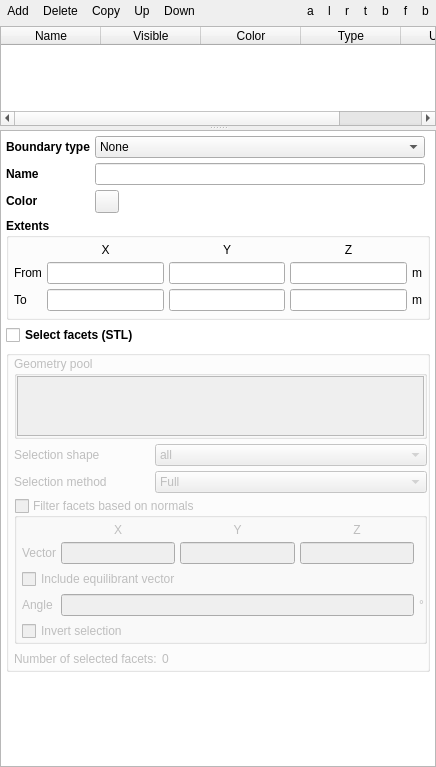
<?xml version="1.0" encoding="UTF-8"?>
<ui version="4.0">
 <class>regions</class>
 <widget class="QWidget" name="regions">
  <property name="geometry">
   <rect>
    <x>0</x>
    <y>0</y>
    <width>436</width>
    <height>767</height>
   </rect>
  </property>
  <layout class="QGridLayout" name="gridLayout_5">
   <property name="leftMargin">
    <number>0</number>
   </property>
   <property name="topMargin">
    <number>0</number>
   </property>
   <property name="rightMargin">
    <number>0</number>
   </property>
   <property name="bottomMargin">
    <number>0</number>
   </property>
   <property name="spacing">
    <number>5</number>
   </property>
   <item row="0" column="0">
    <widget class="QWidget" name="button_frame" native="true">
     <property name="sizePolicy">
      <sizepolicy hsizetype="Preferred" vsizetype="Fixed">
       <horstretch>0</horstretch>
       <verstretch>0</verstretch>
      </sizepolicy>
     </property>
     <layout class="QHBoxLayout" name="horizontalLayout_15">
      <property name="spacing">
       <number>0</number>
      </property>
      <property name="leftMargin">
       <number>0</number>
      </property>
      <property name="topMargin">
       <number>0</number>
      </property>
      <property name="rightMargin">
       <number>0</number>
      </property>
      <property name="bottomMargin">
       <number>0</number>
      </property>
      <item>
       <widget class="QToolButton" name="toolbutton_region_add">
        <property name="toolTip">
         <string>Define new region</string>
        </property>
        <property name="text">
         <string>Add</string>
        </property>
        <property name="autoRaise">
         <bool>true</bool>
        </property>
       </widget>
      </item>
      <item>
       <widget class="QToolButton" name="toolbutton_region_delete">
        <property name="toolTip">
         <string>Delete region definition</string>
        </property>
        <property name="text">
         <string>Delete</string>
        </property>
        <property name="autoRaise">
         <bool>true</bool>
        </property>
       </widget>
      </item>
      <item>
       <widget class="QToolButton" name="toolbutton_region_copy">
        <property name="toolTip">
         <string>Copy region definition</string>
        </property>
        <property name="text">
         <string>Copy</string>
        </property>
        <property name="autoRaise">
         <bool>true</bool>
        </property>
       </widget>
      </item>
      <item>
       <widget class="QToolButton" name="toolbutton_row_up">
        <property name="toolTip">
         <string>Move selected row up</string>
        </property>
        <property name="text">
         <string>Up</string>
        </property>
        <property name="autoRaise">
         <bool>true</bool>
        </property>
       </widget>
      </item>
      <item>
       <widget class="QToolButton" name="toolbutton_row_down">
        <property name="toolTip">
         <string>Move selected row down</string>
        </property>
        <property name="text">
         <string>Down</string>
        </property>
        <property name="autoRaise">
         <bool>true</bool>
        </property>
       </widget>
      </item>
      <item>
       <spacer name="horizontalSpacer_5">
        <property name="orientation">
         <enum>Qt::Horizontal</enum>
        </property>
        <property name="sizeHint" stdset="0">
         <size>
          <width>342</width>
          <height>20</height>
         </size>
        </property>
       </spacer>
      </item>
      <item>
       <widget class="QToolButton" name="toolbutton_region_a">
        <property name="text">
         <string>a</string>
        </property>
        <property name="autoRaise">
         <bool>true</bool>
        </property>
       </widget>
      </item>
      <item>
       <widget class="QToolButton" name="toolbutton_region_l">
        <property name="text">
         <string>l</string>
        </property>
        <property name="autoRaise">
         <bool>true</bool>
        </property>
       </widget>
      </item>
      <item>
       <widget class="QToolButton" name="toolbutton_region_r">
        <property name="text">
         <string>r</string>
        </property>
        <property name="autoRaise">
         <bool>true</bool>
        </property>
       </widget>
      </item>
      <item>
       <widget class="QToolButton" name="toolbutton_region_t">
        <property name="text">
         <string>t</string>
        </property>
        <property name="autoRaise">
         <bool>true</bool>
        </property>
       </widget>
      </item>
      <item>
       <widget class="QToolButton" name="toolbutton_region_b">
        <property name="text">
         <string>b</string>
        </property>
        <property name="autoRaise">
         <bool>true</bool>
        </property>
       </widget>
      </item>
      <item>
       <widget class="QToolButton" name="toolbutton_region_f">
        <property name="text">
         <string>f</string>
        </property>
        <property name="autoRaise">
         <bool>true</bool>
        </property>
       </widget>
      </item>
      <item>
       <widget class="QToolButton" name="toolbutton_region_back">
        <property name="text">
         <string>b</string>
        </property>
        <property name="autoRaise">
         <bool>true</bool>
        </property>
       </widget>
      </item>
     </layout>
    </widget>
   </item>
   <item row="1" column="0">
    <widget class="QSplitter" name="splitter">
     <property name="orientation">
      <enum>Qt::Vertical</enum>
     </property>
     <widget class="QWidget" name="top_frame" native="true">
      <property name="maximumSize">
       <size>
        <width>16777215</width>
        <height>100</height>
       </size>
      </property>
      <layout class="QGridLayout" name="gridLayout_3">
       <property name="leftMargin">
        <number>0</number>
       </property>
       <property name="topMargin">
        <number>0</number>
       </property>
       <property name="rightMargin">
        <number>0</number>
       </property>
       <property name="bottomMargin">
        <number>0</number>
       </property>
       <property name="spacing">
        <number>5</number>
       </property>
       <item row="0" column="0">
        <widget class="Table" name="tablewidget_regions">
         <property name="sizePolicy">
          <sizepolicy hsizetype="Expanding" vsizetype="Minimum">
           <horstretch>0</horstretch>
           <verstretch>0</verstretch>
          </sizepolicy>
         </property>
         <property name="minimumSize">
          <size>
           <width>0</width>
           <height>0</height>
          </size>
         </property>
         <property name="maximumSize">
          <size>
           <width>16777215</width>
           <height>100</height>
          </size>
         </property>
         <property name="baseSize">
          <size>
           <width>0</width>
           <height>0</height>
          </size>
         </property>
         <property name="styleSheet">
          <string notr="true"/>
         </property>
         <property name="editTriggers">
          <set>QAbstractItemView::NoEditTriggers</set>
         </property>
         <property name="selectionMode">
          <enum>QAbstractItemView::ExtendedSelection</enum>
         </property>
         <property name="selectionBehavior">
          <enum>QAbstractItemView::SelectRows</enum>
         </property>
         <attribute name="horizontalHeaderCascadingSectionResizes">
          <bool>false</bool>
         </attribute>
         <attribute name="horizontalHeaderHighlightSections">
          <bool>false</bool>
         </attribute>
         <attribute name="horizontalHeaderStretchLastSection">
          <bool>true</bool>
         </attribute>
         <attribute name="verticalHeaderVisible">
          <bool>false</bool>
         </attribute>
         <attribute name="verticalHeaderCascadingSectionResizes">
          <bool>false</bool>
         </attribute>
         <attribute name="verticalHeaderHighlightSections">
          <bool>false</bool>
         </attribute>
         <attribute name="verticalHeaderStretchLastSection">
          <bool>false</bool>
         </attribute>
         <column>
          <property name="text">
           <string>Name</string>
          </property>
         </column>
         <column>
          <property name="text">
           <string>Visible</string>
          </property>
         </column>
         <column>
          <property name="text">
           <string>Color</string>
          </property>
         </column>
         <column>
          <property name="text">
           <string>Type</string>
          </property>
         </column>
         <column>
          <property name="text">
           <string>Used by</string>
          </property>
         </column>
        </widget>
       </item>
      </layout>
     </widget>
     <widget class="QScrollArea" name="scrollArea">
      <property name="styleSheet">
       <string notr="true"/>
      </property>
      <property name="widgetResizable">
       <bool>true</bool>
      </property>
      <widget class="QWidget" name="detail_pane">
       <property name="geometry">
        <rect>
         <x>0</x>
         <y>0</y>
         <width>434</width>
         <height>634</height>
        </rect>
       </property>
       <property name="sizePolicy">
        <sizepolicy hsizetype="Preferred" vsizetype="Expanding">
         <horstretch>0</horstretch>
         <verstretch>1</verstretch>
        </sizepolicy>
       </property>
       <property name="autoFillBackground">
        <bool>false</bool>
       </property>
       <property name="styleSheet">
        <string notr="true">QWidget#detail_pane{background-color:white;}</string>
       </property>
       <layout class="QVBoxLayout" name="verticalLayout">
        <property name="spacing">
         <number>5</number>
        </property>
        <property name="leftMargin">
         <number>5</number>
        </property>
        <property name="topMargin">
         <number>0</number>
        </property>
        <property name="rightMargin">
         <number>5</number>
        </property>
        <property name="bottomMargin">
         <number>0</number>
        </property>
        <item>
         <widget class="QWidget" name="widget_region_parameters" native="true">
          <property name="enabled">
           <bool>true</bool>
          </property>
          <property name="sizePolicy">
           <sizepolicy hsizetype="Preferred" vsizetype="Fixed">
            <horstretch>0</horstretch>
            <verstretch>0</verstretch>
           </sizepolicy>
          </property>
          <layout class="QGridLayout" name="gridLayout_16">
           <property name="leftMargin">
            <number>0</number>
           </property>
           <property name="topMargin">
            <number>5</number>
           </property>
           <property name="rightMargin">
            <number>0</number>
           </property>
           <property name="bottomMargin">
            <number>0</number>
           </property>
           <property name="spacing">
            <number>5</number>
           </property>
           <item row="6" column="0" colspan="2">
            <widget class="QCheckBox" name="checkbox_select_facets">
             <property name="font">
              <font>
               <weight>75</weight>
               <bold>true</bold>
              </font>
             </property>
             <property name="text">
              <string>Select facets (STL)</string>
             </property>
            </widget>
           </item>
           <item row="3" column="0">
            <widget class="QLabel" name="label_color">
             <property name="sizePolicy">
              <sizepolicy hsizetype="Preferred" vsizetype="Fixed">
               <horstretch>0</horstretch>
               <verstretch>0</verstretch>
              </sizepolicy>
             </property>
             <property name="font">
              <font>
               <weight>75</weight>
               <bold>true</bold>
              </font>
             </property>
             <property name="text">
              <string>Color</string>
             </property>
            </widget>
           </item>
           <item row="1" column="1">
            <widget class="LineEdit" name="lineedit_region_name"/>
           </item>
           <item row="7" column="0" colspan="3">
            <widget class="QGroupBox" name="groupbox_stl">
             <property name="enabled">
              <bool>false</bool>
             </property>
             <property name="sizePolicy">
              <sizepolicy hsizetype="Preferred" vsizetype="Fixed">
               <horstretch>0</horstretch>
               <verstretch>0</verstretch>
              </sizepolicy>
             </property>
             <property name="font">
              <font>
               <weight>75</weight>
               <bold>true</bold>
              </font>
             </property>
             <layout class="QGridLayout" name="gridLayout">
              <property name="leftMargin">
               <number>5</number>
              </property>
              <property name="topMargin">
               <number>0</number>
              </property>
              <property name="rightMargin">
               <number>0</number>
              </property>
              <property name="bottomMargin">
               <number>0</number>
              </property>
              <property name="spacing">
               <number>5</number>
              </property>
              <item row="0" column="0" colspan="3">
               <widget class="QGroupBox" name="groupbox_geometry_pool">
                <property name="font">
                 <font>
                  <weight>50</weight>
                  <bold>false</bold>
                 </font>
                </property>
                <property name="title">
                 <string>Geometry pool</string>
                </property>
                <property name="flat">
                 <bool>true</bool>
                </property>
                <layout class="QGridLayout" name="gridLayout_6">
                 <property name="leftMargin">
                  <number>0</number>
                 </property>
                 <property name="topMargin">
                  <number>0</number>
                 </property>
                 <property name="rightMargin">
                  <number>0</number>
                 </property>
                 <property name="bottomMargin">
                  <number>0</number>
                 </property>
                 <item row="0" column="0">
                  <widget class="ListWidget" name="listwidget_regions_geometry_pool">
                   <property name="maximumSize">
                    <size>
                     <width>16777215</width>
                     <height>60</height>
                    </size>
                   </property>
                   <property name="font">
                    <font>
                     <weight>50</weight>
                     <bold>false</bold>
                    </font>
                   </property>
                   <property name="autoFillBackground">
                    <bool>false</bool>
                   </property>
                   <property name="selectionMode">
                    <enum>QAbstractItemView::NoSelection</enum>
                   </property>
                  </widget>
                 </item>
                </layout>
               </widget>
              </item>
              <item row="3" column="0" colspan="3">
               <widget class="QGroupBox" name="groupbox_filter_facets">
                <property name="font">
                 <font>
                  <weight>50</weight>
                  <bold>false</bold>
                 </font>
                </property>
                <property name="title">
                 <string>Filter facets based on normals</string>
                </property>
                <property name="flat">
                 <bool>true</bool>
                </property>
                <property name="checkable">
                 <bool>true</bool>
                </property>
                <property name="checked">
                 <bool>false</bool>
                </property>
                <layout class="QGridLayout" name="gridLayout_2">
                 <property name="leftMargin">
                  <number>5</number>
                 </property>
                 <property name="topMargin">
                  <number>5</number>
                 </property>
                 <property name="rightMargin">
                  <number>0</number>
                 </property>
                 <property name="bottomMargin">
                  <number>0</number>
                 </property>
                 <property name="spacing">
                  <number>5</number>
                 </property>
                 <item row="1" column="2">
                  <widget class="LineEdit" name="lineedit_filter_y"/>
                 </item>
                 <item row="1" column="0">
                  <widget class="QLabel" name="label_2">
                   <property name="sizePolicy">
                    <sizepolicy hsizetype="Preferred" vsizetype="Fixed">
                     <horstretch>0</horstretch>
                     <verstretch>0</verstretch>
                    </sizepolicy>
                   </property>
                   <property name="text">
                    <string>Vector</string>
                   </property>
                  </widget>
                 </item>
                 <item row="1" column="3">
                  <widget class="LineEdit" name="lineedit_filter_z"/>
                 </item>
                 <item row="1" column="1">
                  <widget class="LineEdit" name="lineedit_filter_x"/>
                 </item>
                 <item row="5" column="0">
                  <widget class="QLabel" name="label_3">
                   <property name="sizePolicy">
                    <sizepolicy hsizetype="Preferred" vsizetype="Fixed">
                     <horstretch>0</horstretch>
                     <verstretch>0</verstretch>
                    </sizepolicy>
                   </property>
                   <property name="text">
                    <string>Angle</string>
                   </property>
                  </widget>
                 </item>
                 <item row="5" column="1" colspan="3">
                  <widget class="LineEdit" name="lineedit_deviation_angle"/>
                 </item>
                 <item row="5" column="4">
                  <widget class="QLabel" name="label_10">
                   <property name="text">
                    <string>&lt;html&gt;&lt;head/&gt;&lt;body&gt;&lt;p&gt;°&lt;/p&gt;&lt;/body&gt;&lt;/html&gt;</string>
                   </property>
                  </widget>
                 </item>
                 <item row="6" column="0" colspan="5">
                  <widget class="CheckBox" name="checkbox_invert">
                   <property name="text">
                    <string>Invert selection</string>
                   </property>
                  </widget>
                 </item>
                 <item row="2" column="0" colspan="5">
                  <widget class="CheckBox" name="checkbox_equilibrant">
                   <property name="text">
                    <string>Include equilibrant vector</string>
                   </property>
                  </widget>
                 </item>
                 <item row="0" column="1">
                  <widget class="QLabel" name="label_12">
                   <property name="text">
                    <string>X</string>
                   </property>
                   <property name="alignment">
                    <set>Qt::AlignCenter</set>
                   </property>
                  </widget>
                 </item>
                 <item row="0" column="2">
                  <widget class="QLabel" name="label_13">
                   <property name="text">
                    <string>Y</string>
                   </property>
                   <property name="alignment">
                    <set>Qt::AlignCenter</set>
                   </property>
                  </widget>
                 </item>
                 <item row="0" column="3">
                  <widget class="QLabel" name="label_14">
                   <property name="text">
                    <string>Z</string>
                   </property>
                   <property name="alignment">
                    <set>Qt::AlignCenter</set>
                   </property>
                  </widget>
                 </item>
                </layout>
               </widget>
              </item>
              <item row="2" column="0">
               <widget class="QLabel" name="label_4">
                <property name="font">
                 <font>
                  <weight>50</weight>
                  <bold>false</bold>
                 </font>
                </property>
                <property name="text">
                 <string>Selection method</string>
                </property>
               </widget>
              </item>
              <item row="1" column="1" colspan="2">
               <widget class="ComboBox" name="combobox_stl_shape">
                <property name="font">
                 <font>
                  <weight>50</weight>
                  <bold>false</bold>
                 </font>
                </property>
                <item>
                 <property name="text">
                  <string>all</string>
                 </property>
                </item>
                <item>
                 <property name="text">
                  <string>box</string>
                 </property>
                </item>
                <item>
                 <property name="text">
                  <string>ellipsoid</string>
                 </property>
                </item>
               </widget>
              </item>
              <item row="4" column="0" colspan="3">
               <widget class="QWidget" name="widget" native="true">
                <layout class="QHBoxLayout" name="horizontalLayout">
                 <property name="spacing">
                  <number>5</number>
                 </property>
                 <property name="leftMargin">
                  <number>0</number>
                 </property>
                 <property name="topMargin">
                  <number>0</number>
                 </property>
                 <property name="rightMargin">
                  <number>0</number>
                 </property>
                 <property name="bottomMargin">
                  <number>0</number>
                 </property>
                 <item>
                  <widget class="QLabel" name="label_11">
                   <property name="font">
                    <font>
                     <weight>50</weight>
                     <bold>false</bold>
                    </font>
                   </property>
                   <property name="text">
                    <string>Number of selected facets:</string>
                   </property>
                  </widget>
                 </item>
                 <item>
                  <widget class="QLabel" name="label_num_facets">
                   <property name="font">
                    <font>
                     <weight>50</weight>
                     <bold>false</bold>
                    </font>
                   </property>
                   <property name="text">
                    <string>0</string>
                   </property>
                   <property name="textInteractionFlags">
                    <set>Qt::LinksAccessibleByMouse|Qt::TextSelectableByKeyboard|Qt::TextSelectableByMouse</set>
                   </property>
                  </widget>
                 </item>
                 <item>
                  <spacer name="horizontalSpacer">
                   <property name="orientation">
                    <enum>Qt::Horizontal</enum>
                   </property>
                   <property name="sizeHint" stdset="0">
                    <size>
                     <width>40</width>
                     <height>20</height>
                    </size>
                   </property>
                  </spacer>
                 </item>
                </layout>
               </widget>
              </item>
              <item row="2" column="1" colspan="2">
               <widget class="ComboBox" name="comboBox_selection_method">
                <property name="font">
                 <font>
                  <weight>50</weight>
                  <bold>false</bold>
                 </font>
                </property>
                <property name="toolTip">
                 <string>&lt;html&gt;&lt;head/&gt;&lt;body&gt;&lt;p&gt;&lt;span style=&quot; font-weight:600;&quot;&gt;Full&lt;/span&gt; - The facet is selected if it is completely inside the region (all 3 vertices)&lt;/p&gt;&lt;p&gt;&lt;span style=&quot; font-weight:600;&quot;&gt;Partial&lt;/span&gt; - The facet is selected if it is partially inside the region (at least one vertex)&lt;/p&gt;&lt;p&gt;&lt;span style=&quot; font-weight:600;&quot;&gt;Slice&lt;/span&gt; - Slice the facet and only keep what fits inside the region&lt;/p&gt;&lt;/body&gt;&lt;/html&gt;</string>
                </property>
                <item>
                 <property name="text">
                  <string>Full</string>
                 </property>
                </item>
                <item>
                 <property name="text">
                  <string>Partial</string>
                 </property>
                </item>
                <item>
                 <property name="text">
                  <string>Slice</string>
                 </property>
                </item>
               </widget>
              </item>
              <item row="1" column="0">
               <widget class="QLabel" name="label">
                <property name="sizePolicy">
                 <sizepolicy hsizetype="Preferred" vsizetype="Fixed">
                  <horstretch>0</horstretch>
                  <verstretch>0</verstretch>
                 </sizepolicy>
                </property>
                <property name="font">
                 <font>
                  <weight>50</weight>
                  <bold>false</bold>
                 </font>
                </property>
                <property name="text">
                 <string>Selection shape</string>
                </property>
               </widget>
              </item>
             </layout>
            </widget>
           </item>
           <item row="3" column="1">
            <widget class="QToolButton" name="toolbutton_color">
             <property name="text">
              <string/>
             </property>
             <property name="autoRaise">
              <bool>false</bool>
             </property>
            </widget>
           </item>
           <item row="0" column="0">
            <widget class="QLabel" name="label_bc_type">
             <property name="font">
              <font>
               <weight>75</weight>
               <bold>true</bold>
              </font>
             </property>
             <property name="text">
              <string>Boundary type</string>
             </property>
            </widget>
           </item>
           <item row="1" column="0">
            <widget class="QLabel" name="label_region_name">
             <property name="sizePolicy">
              <sizepolicy hsizetype="Preferred" vsizetype="Fixed">
               <horstretch>0</horstretch>
               <verstretch>0</verstretch>
              </sizepolicy>
             </property>
             <property name="font">
              <font>
               <weight>75</weight>
               <bold>true</bold>
              </font>
             </property>
             <property name="text">
              <string>Name</string>
             </property>
            </widget>
           </item>
           <item row="5" column="0" colspan="3">
            <widget class="QGroupBox" name="groupbox_extents">
             <property name="font">
              <font>
               <weight>75</weight>
               <bold>true</bold>
              </font>
             </property>
             <property name="title">
              <string>Extents</string>
             </property>
             <property name="flat">
              <bool>true</bool>
             </property>
             <layout class="QGridLayout" name="gridLayout_4">
              <property name="leftMargin">
               <number>5</number>
              </property>
              <property name="topMargin">
               <number>5</number>
              </property>
              <property name="rightMargin">
               <number>5</number>
              </property>
              <property name="bottomMargin">
               <number>6</number>
              </property>
              <property name="spacing">
               <number>5</number>
              </property>
              <item row="1" column="0">
               <widget class="QLabel" name="label_32">
                <property name="sizePolicy">
                 <sizepolicy hsizetype="Preferred" vsizetype="Fixed">
                  <horstretch>0</horstretch>
                  <verstretch>0</verstretch>
                 </sizepolicy>
                </property>
                <property name="font">
                 <font>
                  <weight>50</weight>
                  <bold>false</bold>
                 </font>
                </property>
                <property name="text">
                 <string>From</string>
                </property>
               </widget>
              </item>
              <item row="1" column="1">
               <widget class="LineEdit" name="lineedit_regions_from_x">
                <property name="font">
                 <font>
                  <weight>50</weight>
                  <bold>false</bold>
                 </font>
                </property>
               </widget>
              </item>
              <item row="1" column="2">
               <widget class="LineEdit" name="lineedit_regions_from_y">
                <property name="font">
                 <font>
                  <weight>50</weight>
                  <bold>false</bold>
                 </font>
                </property>
               </widget>
              </item>
              <item row="1" column="3">
               <widget class="LineEdit" name="lineedit_regions_from_z">
                <property name="font">
                 <font>
                  <weight>50</weight>
                  <bold>false</bold>
                 </font>
                </property>
               </widget>
              </item>
              <item row="2" column="0">
               <widget class="QLabel" name="label_33">
                <property name="sizePolicy">
                 <sizepolicy hsizetype="Preferred" vsizetype="Fixed">
                  <horstretch>0</horstretch>
                  <verstretch>0</verstretch>
                 </sizepolicy>
                </property>
                <property name="font">
                 <font>
                  <weight>50</weight>
                  <bold>false</bold>
                 </font>
                </property>
                <property name="text">
                 <string>To</string>
                </property>
               </widget>
              </item>
              <item row="2" column="1">
               <widget class="LineEdit" name="lineedit_regions_to_x">
                <property name="font">
                 <font>
                  <weight>50</weight>
                  <bold>false</bold>
                 </font>
                </property>
               </widget>
              </item>
              <item row="0" column="1">
               <widget class="QLabel" name="label_region_x">
                <property name="font">
                 <font>
                  <weight>50</weight>
                  <bold>false</bold>
                 </font>
                </property>
                <property name="text">
                 <string>X</string>
                </property>
                <property name="alignment">
                 <set>Qt::AlignCenter</set>
                </property>
               </widget>
              </item>
              <item row="2" column="2">
               <widget class="LineEdit" name="lineedit_regions_to_y">
                <property name="font">
                 <font>
                  <weight>50</weight>
                  <bold>false</bold>
                 </font>
                </property>
               </widget>
              </item>
              <item row="2" column="3">
               <widget class="LineEdit" name="lineedit_regions_to_z">
                <property name="font">
                 <font>
                  <weight>50</weight>
                  <bold>false</bold>
                 </font>
                </property>
               </widget>
              </item>
              <item row="0" column="2">
               <widget class="QLabel" name="label_region_y">
                <property name="font">
                 <font>
                  <weight>50</weight>
                  <bold>false</bold>
                 </font>
                </property>
                <property name="text">
                 <string>Y</string>
                </property>
                <property name="alignment">
                 <set>Qt::AlignCenter</set>
                </property>
               </widget>
              </item>
              <item row="0" column="3">
               <widget class="QLabel" name="label_region_z">
                <property name="font">
                 <font>
                  <weight>50</weight>
                  <bold>false</bold>
                 </font>
                </property>
                <property name="text">
                 <string>Z</string>
                </property>
                <property name="alignment">
                 <set>Qt::AlignCenter</set>
                </property>
               </widget>
              </item>
              <item row="1" column="4">
               <widget class="QLabel" name="label_8">
                <property name="font">
                 <font>
                  <weight>50</weight>
                  <bold>false</bold>
                 </font>
                </property>
                <property name="text">
                 <string>m</string>
                </property>
               </widget>
              </item>
              <item row="2" column="4">
               <widget class="QLabel" name="label_9">
                <property name="font">
                 <font>
                  <weight>50</weight>
                  <bold>false</bold>
                 </font>
                </property>
                <property name="text">
                 <string>m</string>
                </property>
               </widget>
              </item>
             </layout>
            </widget>
           </item>
           <item row="0" column="1">
            <widget class="ComboBox" name="combobox_bc_type">
             <item>
              <property name="text">
               <string>None</string>
              </property>
             </item>
             <item>
              <property name="text">
               <string>Mass inflow</string>
              </property>
             </item>
             <item>
              <property name="text">
               <string>Pressure outflow</string>
              </property>
             </item>
             <item>
              <property name="text">
               <string>No-slip wall</string>
              </property>
             </item>
             <item>
              <property name="text">
               <string>Free-slip wall</string>
              </property>
             </item>
             <item>
              <property name="text">
               <string>Partial slip wall</string>
              </property>
             </item>
             <item>
              <property name="text">
               <string>Mixed wall</string>
              </property>
             </item>
             <item>
              <property name="text">
               <string>Pressure inflow</string>
              </property>
             </item>
             <item>
              <property name="text">
               <string>Mass outflow</string>
              </property>
             </item>
            </widget>
           </item>
          </layout>
         </widget>
        </item>
        <item>
         <spacer name="verticalSpacer">
          <property name="orientation">
           <enum>Qt::Vertical</enum>
          </property>
          <property name="sizeType">
           <enum>QSizePolicy::Expanding</enum>
          </property>
          <property name="sizeHint" stdset="0">
           <size>
            <width>20</width>
            <height>40</height>
           </size>
          </property>
         </spacer>
        </item>
       </layout>
      </widget>
     </widget>
    </widget>
   </item>
  </layout>
 </widget>
 <customwidgets>
  <customwidget>
   <class>CheckBox</class>
   <extends>QCheckBox</extends>
   <header>mfixgui.widgets.base</header>
  </customwidget>
  <customwidget>
   <class>LineEdit</class>
   <extends>QLineEdit</extends>
   <header>mfixgui.widgets.base</header>
  </customwidget>
  <customwidget>
   <class>ComboBox</class>
   <extends>QComboBox</extends>
   <header>mfixgui.widgets.base</header>
  </customwidget>
  <customwidget>
   <class>Table</class>
   <extends>QTableWidget</extends>
   <header>mfixgui.widgets.base</header>
  </customwidget>
  <customwidget>
   <class>ListWidget</class>
   <extends>QListWidget</extends>
   <header>mfixgui.widgets.base</header>
  </customwidget>
 </customwidgets>
 <tabstops>
  <tabstop>toolbutton_region_add</tabstop>
  <tabstop>toolbutton_region_delete</tabstop>
  <tabstop>toolbutton_region_copy</tabstop>
  <tabstop>toolbutton_row_up</tabstop>
  <tabstop>toolbutton_row_down</tabstop>
  <tabstop>toolbutton_region_a</tabstop>
  <tabstop>toolbutton_region_l</tabstop>
  <tabstop>toolbutton_region_r</tabstop>
  <tabstop>toolbutton_region_t</tabstop>
  <tabstop>toolbutton_region_b</tabstop>
  <tabstop>toolbutton_region_f</tabstop>
  <tabstop>toolbutton_region_back</tabstop>
  <tabstop>tablewidget_regions</tabstop>
 </tabstops>
 <resources/>
 <connections/>
</ui>
